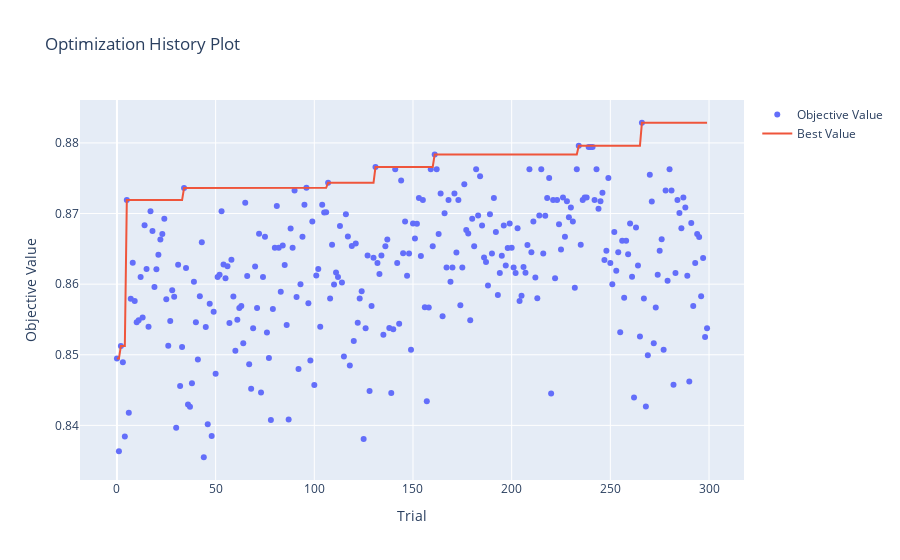

The notebook cell this image was saved under:
### Code cell
optuna.visualization.plot_optimization_history(optim)

### Figure 1 — Plotly figure (JSON) as saved in the notebook; plotly's stock layout.template omitted (floating-point values rounded to 4 significant figures; data arrays with more than 128 entries replaced by an {"elided": "..."} marker saying what was removed)
{"data": [{"mode": "markers", "name": "Objective Value", "type": "scatter", "x": {"elided": "300 int values"}, "y": {"elided": "300 float values"}}, {"name": "Best Value", "type": "scatter", "x": {"elided": "300 int values"}, "y": {"elided": "300 float values"}}], "layout": {"title": {"text": "Optimization History Plot"}, "xaxis": {"title": {"text": "Trial"}}, "yaxis": {"title": {"text": "Objective Value"}}}}
